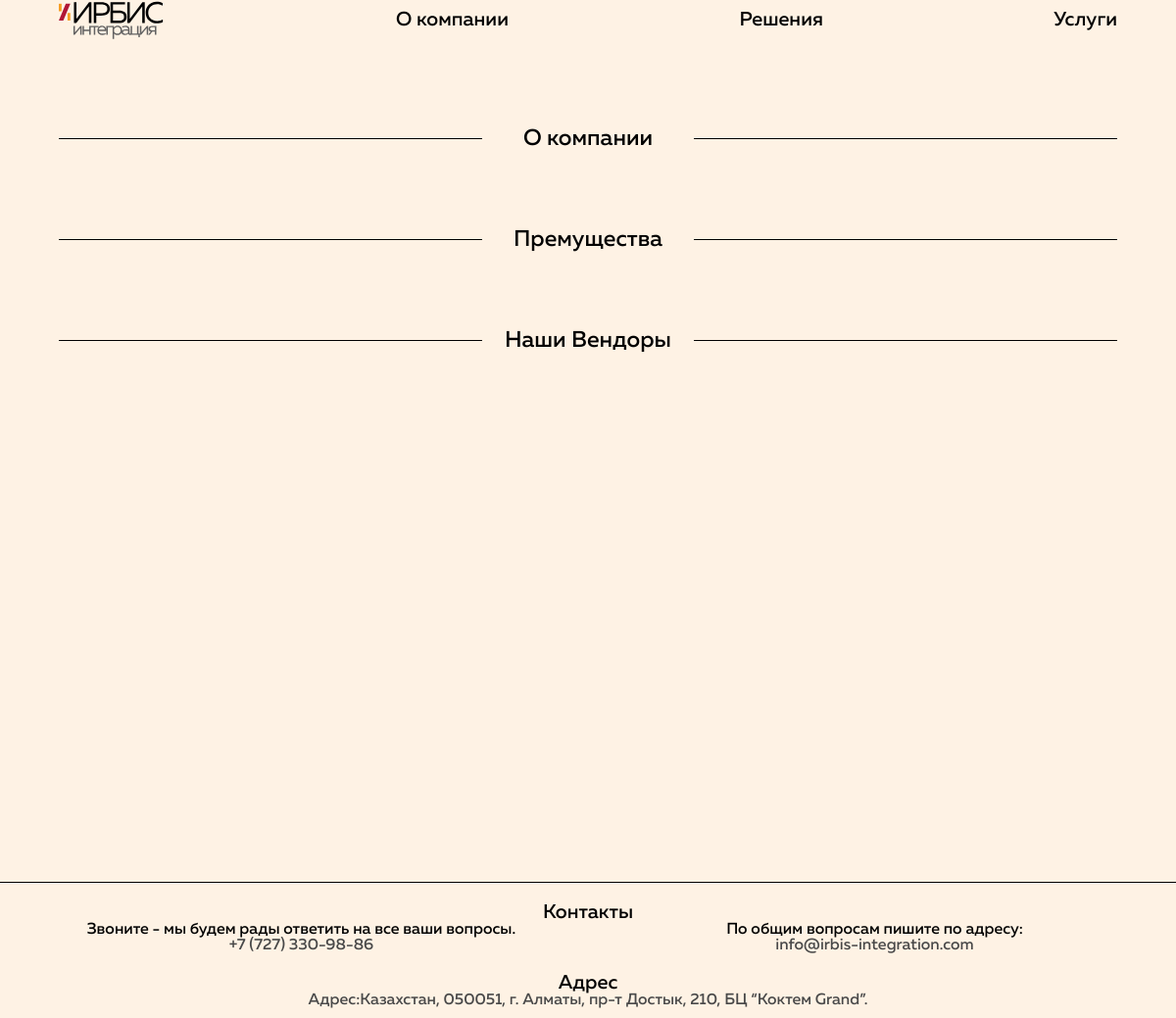
The page / on the database its author committed.
### IrbisPage/models.py (models this page shows)
class Card(models.Model):
    pretitle = tinymce_models.HTMLField(verbose_name = 'Перед Карточкой', blank=True)
    title = models.CharField(verbose_name = 'Оглавление', max_length=50, blank=True)
    content = tinymce_models.HTMLField(verbose_name = 'Контент', blank=True)
    consists_of_images = models.BooleanField(default=False)
    for_solution = models.BooleanField(default=False)
    link = models.CharField(verbose_name = 'ссылка', blank=True, max_length=50)
    class Meta:
        verbose_name = "Карточка"
        verbose_name_plural = "Карточки"

### IrbisPage/views.py (the view)
# urls.py: path('', index, name = 'home'),
def index(request):
    cards = Card.objects.filter(for_solution = False)
    return render(request, 'index.html', {'title':'Домашняя страница',
                                          'cards': cards,})

### IrbisPage/templates/index.html (shortened to what this page needs)
{% extends "base.html" %}
{% load static %}
{% block head %}
    <link rel="stylesheet" href="{% static 'IrbisPage/css/index.css' %}">
    <link rel="stylesheet" type="text/css" href="{% static 'IrbisPage/js/slick/slick.css' %}"/>
    <link rel="stylesheet" type="text/css" href="{% static 'IrbisPage/js/slick/slick-theme.css' %}"/>
{% endblock %}
{% block content %}
    <div class = "muller_medium index">
        {% for card in cards %}
            <section class = "hidden index_part">
                <div class="title"> <span>{{ card.title }}</span> </div>
            </section>
        {% endfor %}
    </div>
{% endblock %}

### IrbisPage/static/IrbisPage/css/base.css (style rules this page uses)
body { background: #FEF2E4; height: 100%; margin: 0 0; max-width: 100vw; }
html { height: 100%; }
.muller_medium { font-family: MullerMedium; }
.show { opacity: 1; transition: all 1.2s; transform: translateX(0); }
.show.index_part { display: flex !important; }

### IrbisPage/static/IrbisPage/css/index.css (style rules this page uses)
.index { font-size: 23px; display: flex; flex-direction: column; }
.index section { display: flex; flex-direction: column; }
.index section > div { margin-top: 30px; }
.title { display: flex; margin: 0 auto; width: 100%; margin-top: 15px; }
.title span { width: 20%; text-align: center; }
.title::before { content: ""; display: flex; margin: auto 0; width: 40%; height: 1px; background-color: black; }
.title::after { content: ""; display: flex; margin: auto 0; width: 40%; height: 1px; background-color: black; }

### rows shown on the page
Card: title "О компании"
Card: title "Премущества"
Card: title "Наши Вендоры"
